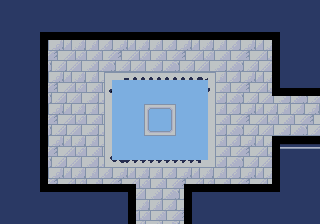

A level layout from a 2D game, rendered from its tile map. Below: a short description, then the map file with tile-grid data replaced by summaries:
An orthogonal 40x28 tile map with 8x8 px tiles, 3 tile layers (gfx, walls, holes) and 4 objects (2x Enemy, 2x Item).

<map version="1.10" tiledversion="1.10.2" orientation="orthogonal" renderorder="right-down" width="40" height="28" tilewidth="8" tileheight="8" infinite="0" nextlayerid="6" nextobjectid="6">
 <tileset firstgid="1" source="water-temple.tsx" />
 <layer id="1" name="gfx" width="40" height="28">
  <data>[1120 cells, 1120 non-empty, 83 distinct tile ids]</data>
 </layer>
 <layer id="2" name="walls" width="40" height="28">
  <data>[1120 cells, 103 non-empty, 1 distinct tile ids]</data>
 </layer>
 <layer id="5" name="holes" width="40" height="28">
  <data>[1120 cells, 104 non-empty, 1 distinct tile ids]</data>
 </layer>
 <objectgroup id="4" name="objs">
  <object id="1" name="Octopus" type="Enemy" x="256" y="64">
   <properties>
    <property name="walk" value="D300,U300,P100" />
   </properties>
   <point />
  </object>
  <object id="2" name="Key" type="Item" x="72" y="168">
   <point />
  </object>
  <object id="3" name="Boots" type="Item" x="72" y="64">
   <point />
  </object>
  <object id="5" name="Siren" type="Enemy" x="160" y="120">
   <properties>
    <property name="flags" type="int" value="2" />
    <property name="health" type="int" value="4" />
   </properties>
   <point />
  </object>
 </objectgroup>
</map>
